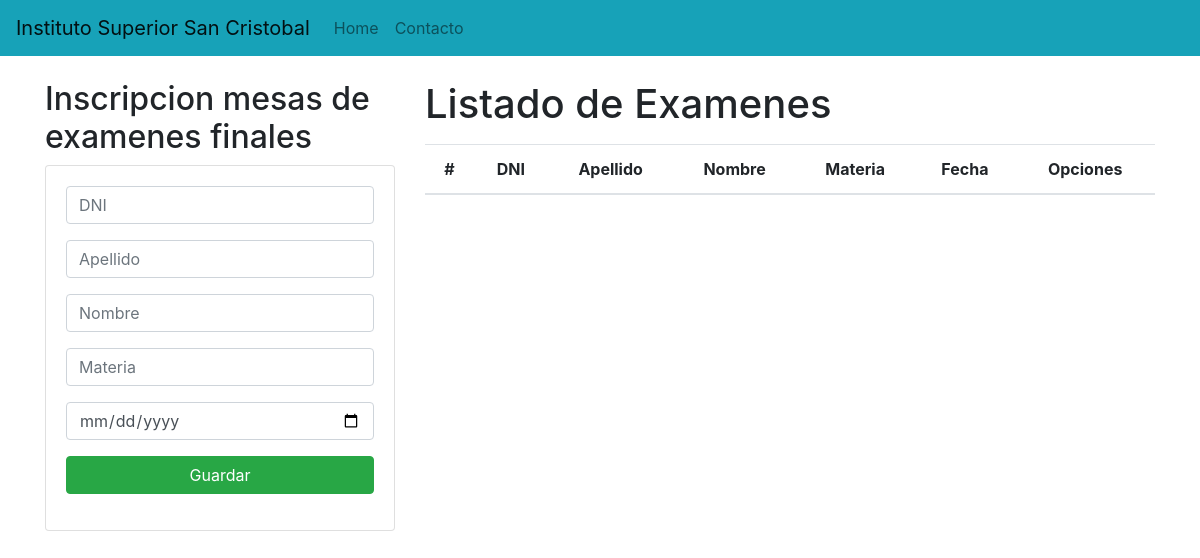
The app's page /, older data.
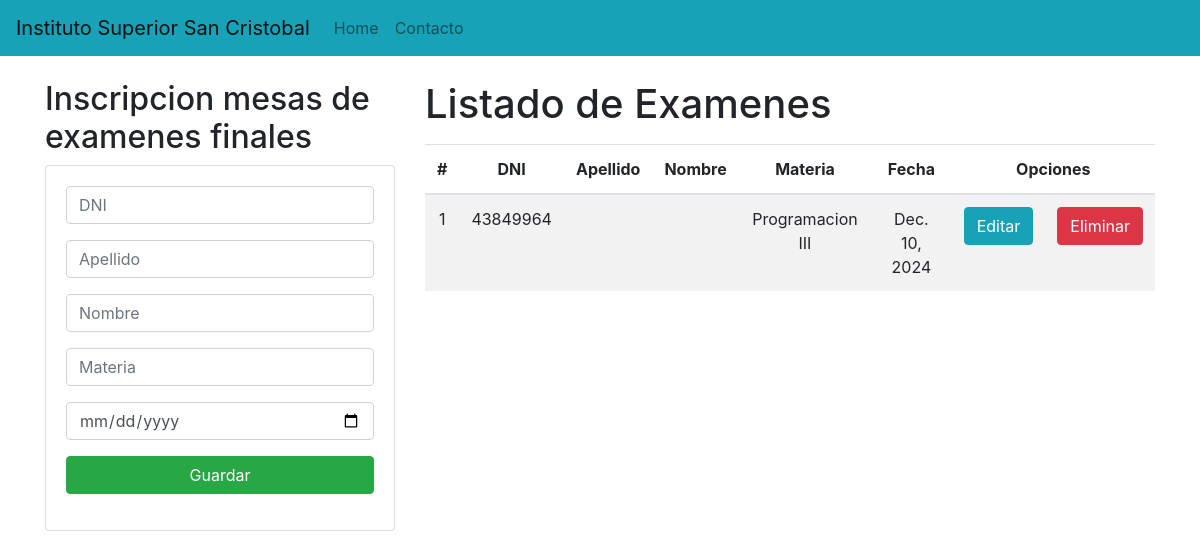
The same page, newer data.
### inscripciones/models.py (models this page shows, shortened)
class Inscripcion(models.Model):
    alumno = models.ForeignKey(Alumno, on_delete=models.CASCADE)
    examen = models.ForeignKey(Examen, on_delete=models.CASCADE)
    fecha_inscripcion = models.DateField(auto_now_add=True)

class Alumno(models.Model):
    DNI= models.IntegerField(primary_key=True)
    apellido= models.CharField(max_length=20)
    nombre= models.CharField(max_length=20)
    carrera= models.ForeignKey(CarreraAnio, on_delete=models.CASCADE)

class Examen(models.Model):
    materia = models.ForeignKey(Materia, on_delete=models.CASCADE)
    fecha = models.DateField()
    fecha_limite_inscripcion = models.DateTimeField()

class Materia(models.Model):
    nombre=models.CharField(max_length=60)
    carrera= models.ForeignKey(CarreraAnio, on_delete=models.CASCADE)

### inscripciones/views.py (the view)
# urls.py: path('', views.inscripcion),
def inscripcion(request):
    inscripcion= Inscripcion.objects.all()
    return render(request, "inscripcion.html", {"Inscripciones": inscripcion})

### inscripciones/templates/inscripcion.html (shortened to what this page needs)
{% extends "layouts/base.html" %}
{% block body %}
<div class="row">
    <div class="col-sm-12 col-md-6 col-lg-4 col-xl-4">
        <h2>Inscripcion mesas de examenes finales</h2>
        <div class="card">
            <div class="card-body">
                <form action="/registrarInscripcion/" method="POST">{% csrf_token %}
                    <div class="form-group">
                        <input type="text" id="txtDNI" name="txtDNI" class="form-control" placeholder="DNI" maxlength="8" required>
                    </div>
                    <div class="form-group">
                        <input type="text" id="txtApellido" name="txtApellido" class="form-control" placeholder="Apellido" maxlength="20" required>
                    </div>
                    <div class="form-group">
                        <input type="text" id="txtNombre" name="txtNombre" class="form-control" maxlength="45" placeholder="Nombre" required>
                    </div>
                    <div class="form-group">
                        <input type="text" id="txtMateria" name="txtMateria" class="form-control" maxlength="45" placeholder="Materia" required>
                    </div>
                    <div class="form-group">
                        <input type="date" id="dateFecha" name="dateFecha" class="form-control" placeholder="Materia" required>
                    </div>
                    <div class="form-group">
                        <button type="submit" class="btn btn-success btn-block text-white">Guardar</button>
                    </div>
                </form>
            </div>
        </div>
    </div>
    <div class="col-sm-12 col-md-6 col-lg-8 col-xl-8">
        <h1>Listado de Examenes</h1>
        <div class="table-responsive py-2">
            <table class="table table-striped">
                <thead>
                    <tr>
                        <th>#</th>
                        <th>DNI</th>
                        <th>Apellido</th>
                        <th>Nombre</th>
                        <th>Materia</th>
                        <th>Fecha</th>
                        <th colspan="2">Opciones</th>
                    </tr>
                </thead>
                <tbody>
                    {% for i in Inscripciones %}
                    <tr>
                        <td>{{forloop.counter}}</td>
                        <td>{{i.alumno.DNI}}</td>
                        <td>{{i.alumno.Apellido}}</td>
                        <td>{{i.alumno.Nombre}}</td>
                        <td>{{i.examen.materia.nombre}}</td>
                        <td>{{i.examen.fecha}}</td>
                        <td><a href="editarInscripcion/{{r.DNI}}" class="btn btn-info">Editar</a></td>
                        <td><a href="eliminarInscripcion/{{r.DNI}}" class="btn btn-danger btnEliminacion">Eliminar</a></td>
                    </tr>
                    {% endfor %}
                </tbody>
            </table>
        </div>
    </div>
</div>
{% endblock %}

Row changes from the older to the newer data that the page shows:
added Inscripcion: alumno.DNI "43849964", examen.materia.nombre "Programacion III", examen.fecha "Dec. 10, 2024"
